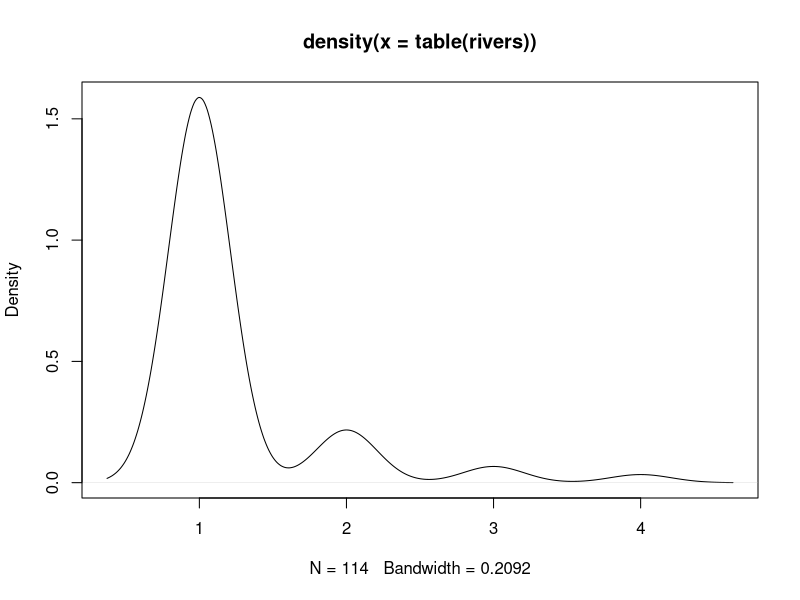
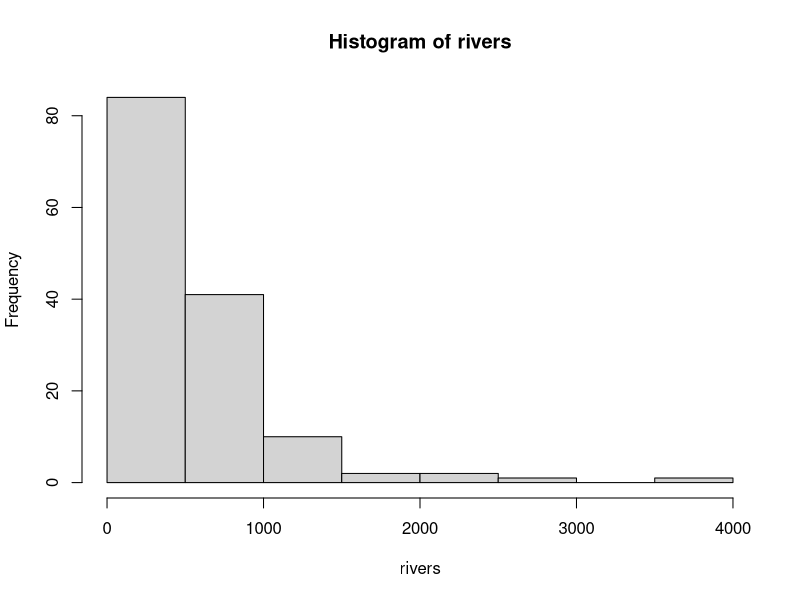
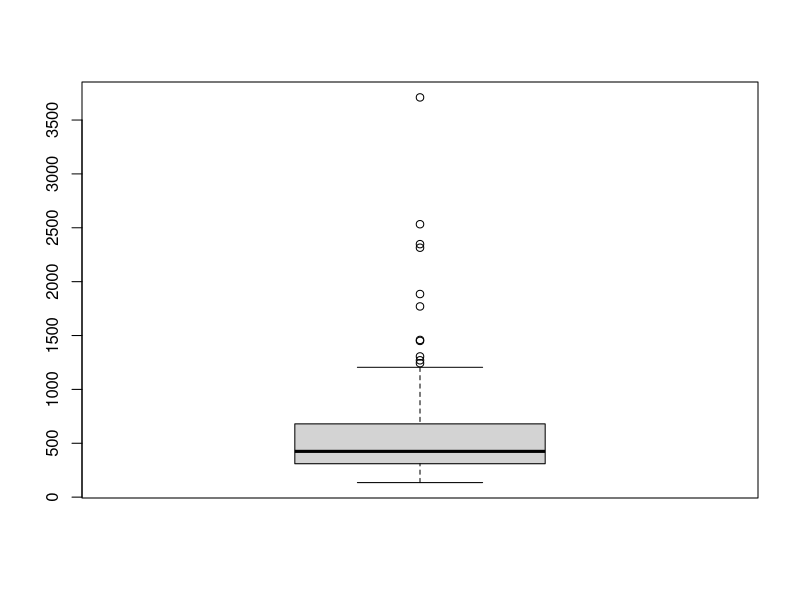
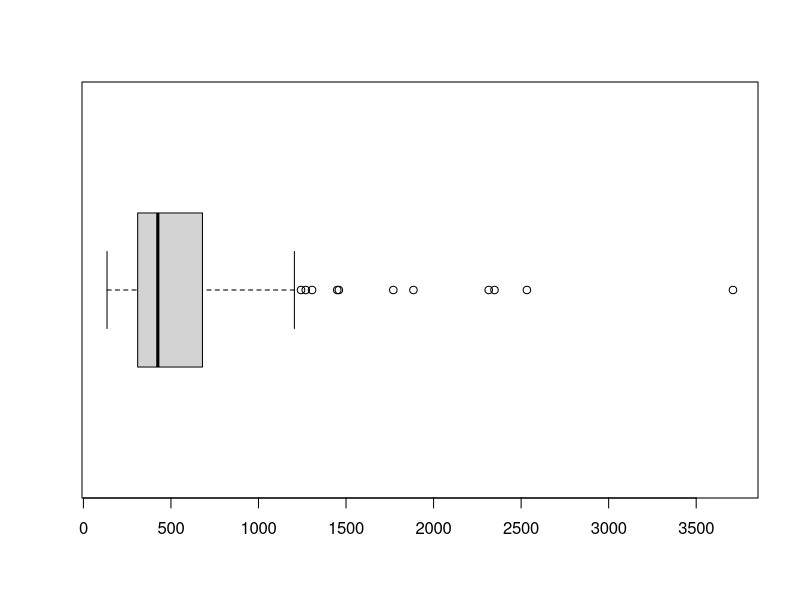
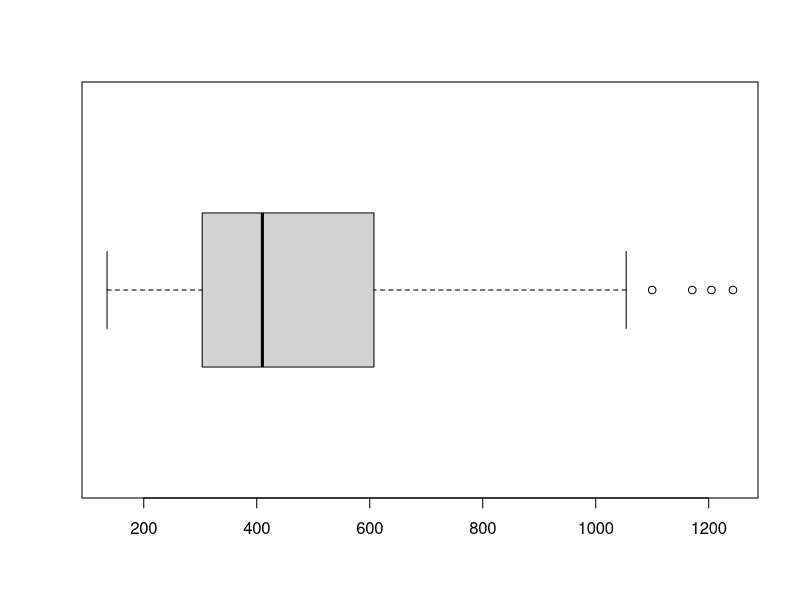
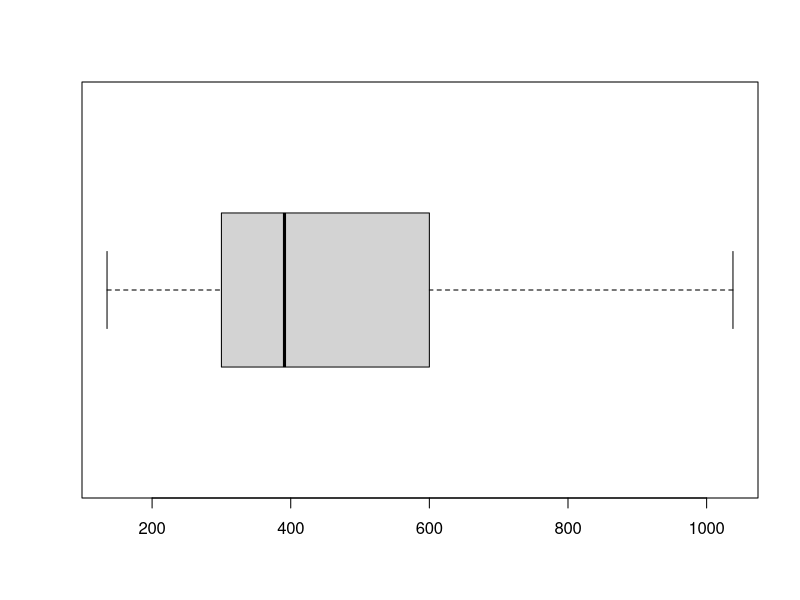

Recreate these plots in R, in order.
#outliers i.e noise

rivers
class(rivers)
View(rivers)
summary(rivers)
density(table(rivers))
plot(density(table(rivers)))
hist(rivers)
boxplot(rivers)
boxplot(rivers, horizontal = TRUE)

riv1<- rivers[rivers<1250]
riv1
summary(riv1)
boxplot(riv1,horizontal = TRUE)
riv2<- rivers[rivers<1050]
riv2
summary(riv2)
boxplot(riv2,horizontal = TRUE)
